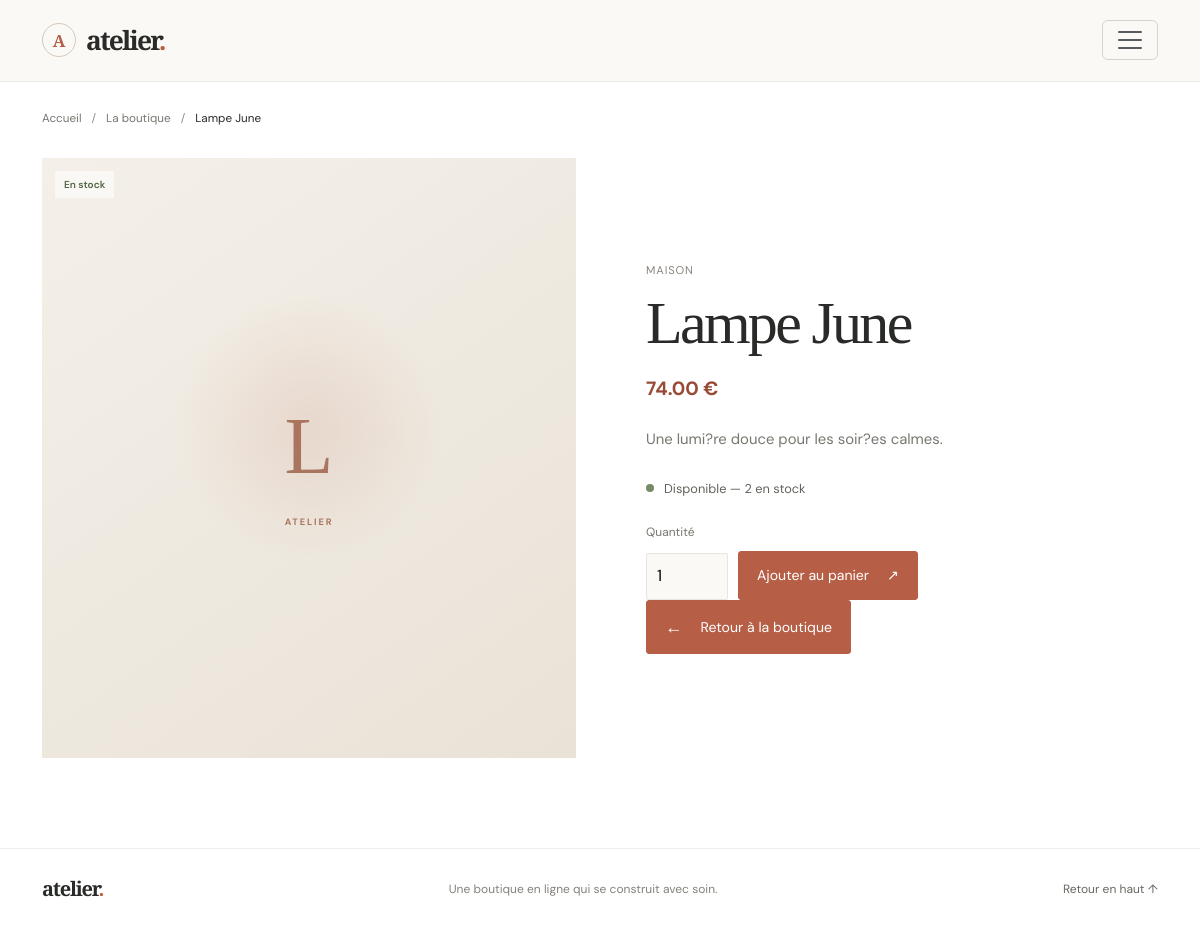
Screenshot of /shop/2 with the database file from the repository.
### app/models.py (models this page shows)
class Product(db.Model):
    __tablename__ = "products"
    id = db.Column(db.Integer, primary_key=True)
    name = db.Column(db.String(150), nullable=False)
    description = db.Column(db.Text)
    price = db.Column(db.Float, nullable=False)
    image = db.Column(db.String(255))
    stock = db.Column(db.Integer, default=0)
    category_id = db.Column(
        db.Integer,
        db.ForeignKey("categories.id"),
        nullable=False
    )
    category = db.relationship("Category", back_populates="products")

class Category(db.Model):
    __tablename__ = "categories"
    id = db.Column(db.Integer, primary_key=True)
    name = db.Column(db.String(100), unique=True, nullable=False)
    description = db.Column(db.Text)
    products = db.relationship("Product", back_populates="category")

### app/__init__.py (the view)
    @app.get("/shop/<int:product_id>")
    def product_detail(product_id):
        product = db.session.get(Product, product_id)
        if product is None:
            abort(404)
        return render_template("product_detail.html", product=product)

### app/templates/product_detail.html (shortened to what this page needs)
{% extends "base.html" %}
{% block content %}
<section class="product-detail-section">
    <div class="container">
        <nav class="product-breadcrumb" aria-label="Fil d’Ariane">
            <a href="{{ url_for('home') }}">Accueil</a>
            <span aria-hidden="true">/</span>
            <a href="{{ url_for('shop') }}">La boutique</a>
            <span aria-hidden="true">/</span>
            <span aria-current="page">{{ product.name }}</span>
        </nav>
        <div class="row g-5 product-detail-layout">
            <div class="col-lg-6">
                <div class="product-detail-image">
                    {% if product.image %}
                    <img src="{{ product.image }}" alt="{{ product.name }}">
                    {% else %}
                    <div class="product-image-placeholder" aria-hidden="true">
                        <span>{{ product.name[:1]|upper }}</span>
                        <small>ATELIER</small>
                    </div>
                    {% endif %}
                    <span class="product-stock-badge
                        {{ 'product-stock-unavailable' if product.stock <= 0 }}">
                        {{ 'En stock' if product.stock > 0 else 'Épuisé' }}
                    </span>
                </div>
            </div>
            <div class="col-lg-6">
                <div class="product-detail-copy">
                    {% if product.category %}
                    <p class="product-category">{{ product.category.name }}</p>
                    {% endif %}
                    <h1>{{ product.name }}</h1>
                    <p class="product-detail-price">{{ "%.2f"|format(product.price) }} €</p>
                    {% if product.description %}
                    <div class="product-detail-description">
                        {{ product.description| e | replace('\n', '<br>') | safe }}
                    </div>
                    {% else %}
                    <p class="product-detail-description">
                        Une pièce choisie avec soin par Atelier.
                    </p>
                    {% endif %}
                    <div class="product-detail-availability">
                        <span class="availability-dot
                            {{ 'availability-dot-out' if product.stock <= 0 }}"
                            aria-hidden="true"></span>
                        {% if product.stock > 0 %}
                        Disponible — {{ product.stock }} en stock
                        {% else %}
                        Cette pièce est momentanément indisponible.
                        {% endif %}
                    </div>
                    {% if product.stock > 0 %}
                    <form class="product-add-form" method="post"
                          action="{{ url_for('cart.add', product_id=product.id) }}">
                        <label for="quantity">Quantité</label>
                        <input id="quantity" name="quantity" type="number" min="1"
                               max="{{ product.stock }}" value="1" required>
                        <button class="btn btn-terracotta" type="submit">
                            Ajouter au panier <span aria-hidden="true">↗</span>
                        </button>
                    </form>
                    {% else %}
                    <p class="product-detail-notice">
                        Cette pièce est momentanément indisponible.
                    </p>
                    {% endif %}
                    <a class="btn btn-terracotta product-back-link"
                       href="{{ url_for('shop') }}">
                        <span aria-hidden="true">←</span> Retour à la boutique
                    </a>
                </div>
            </div>
        </div>
    </div>
</section>
{% endblock %}

### app/static/css/style.css (style rules this page uses)
:root { --ink: #292b28; --muted: #77766f; --paper: #fbf9f5; --cream: #f3eee6; --terracotta: #b65f46; --terracotta-dark: #984a35; --serif: "Playfair Display", Georgia, serif; --sans: "DM Sans", sans-serif; }
html { scroll-behavior: smooth; }
body { background: var(--paper); color: var(--ink); font-family: var(--sans); -webkit-font-smoothing: antialiased; }
.btn-terracotta { display: inline-flex; align-items: center; gap: 18px; border: 1px solid var(--terracotta); border-radius: 3px; padding: 13px 18px; background: var(--terracotta); color: #fff; font-size: 0.88rem; }
.product-image-placeholder { display: flex; width: 100%; height: 100%; flex-direction: column; align-items: center; justify-content: center; gap: 10px; background: radial-gradient(circle at 50% 45%, rgba(182, 95, 70, 0.13), transparent 31%), linear-gradient(145deg, #f4f0e9, #e9e2d7); color: #aa755f; }
.product-image-placeholder span { font-family: var(--serif); font-size: 5rem; font-weight: 500; }
.product-image-placeholder small { font-size: 0.58rem; font-weight: 700; letter-spacing: 0.2em; }
.product-stock-badge { position: absolute; top: 13px; left: 13px; padding: 6px 9px; background: rgba(251, 249, 245, 0.94); color: #526647; font-size: 0.63rem; font-weight: 600; }
.product-category { margin: 0 0 5px; color: #89847a; font-size: 0.62rem; letter-spacing: 0.08em; text-transform: uppercase; }
.product-detail-section { min-height: 65vh; padding: 28px 0 90px; background: #fff; }
.product-breadcrumb { display: flex; flex-wrap: wrap; align-items: center; gap: 10px; margin-bottom: 30px; color: #918c83; font-size: 0.73rem; }
.product-breadcrumb a { color: #77766f; text-decoration: none; }
.product-breadcrumb [aria-current="page"] { color: var(--ink); }
.product-detail-layout { align-items: center; }
.product-detail-image { position: relative; overflow: hidden; aspect-ratio: 4 / 4.5; background: #f1eee8; }
.product-detail-image > img, .product-detail-image > .product-image-placeholder { width: 100%; height: 100%; object-fit: cover; }
.product-detail-image > .product-stock-badge { z-index: 1; }
.product-detail-copy { max-width: 500px; padding: 30px 0 30px 22px; }
.product-detail-copy .product-category { margin-bottom: 12px; font-size: 0.7rem; }
.product-detail-copy h1 { margin: 0; font-family: var(--serif); font-size: clamp(2.6rem, 5vw, 4rem); font-weight: 500; letter-spacing: -0.045em; line-height: 1.12; }
.product-detail-price { margin: 17px 0 22px; color: var(--terracotta-dark); font-size: 1.2rem; font-weight: 700; }
.product-detail-description { color: var(--muted); font-size: 0.93rem; line-height: 1.9; }
.product-detail-availability { display: flex; align-items: center; gap: 10px; margin-top: 25px; color: #62645b; font-size: 0.8rem; }
.availability-dot { width: 8px; height: 8px; flex: 0 0 auto; border-radius: 50%; background: #758b63; }
.product-back-link { text-decoration: none; }
.product-back-link span { font-size: 1.1rem; }
.product-add-form { display: flex; align-items: end; flex-wrap: wrap; gap: 10px; margin-top: 25px; }
.product-add-form label { flex-basis: 100%; color: #77766f; font-size: 0.75rem; }
.product-add-form input { width: 82px; min-height: 47px; border: 1px solid #e8e5df; border-radius: 2px; padding: 0 10px; background: var(--paper); }
.site-shell { display: flex; min-height: 100vh; flex-direction: column; }

### rows the page displays
Product: name "Lampe June", name "L", stock "En stock", price "74.00", description "Une lumi?re douce pour les soir?es calmes.", stock "2"
Category: category.name "MAISON"
